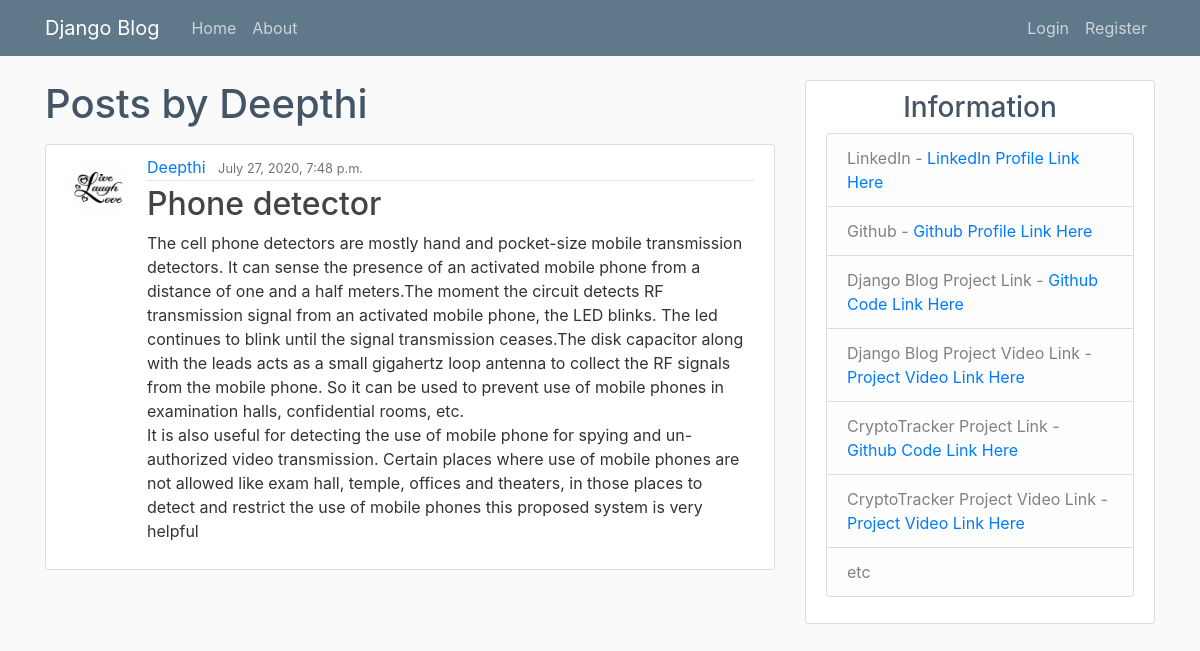
The page /user/Deepthi on the database its author committed.
### blog/models.py (models this page shows, shortened)
class Post(models.Model):
    title = models.CharField(max_length=100)
    content = models.TextField()
    date_posted = models.DateTimeField(default=datetime.datetime.now)
    author = models.ForeignKey(User, on_delete=models.CASCADE)
    class Meta:
        ordering = ['date_posted']

### users/models.py (models this page shows, shortened)
class Profile(models.Model):
    user = models.OneToOneField(User, on_delete=models.CASCADE)
    image = models.ImageField(default='media/default.jpg', upload_to='media/profile_pics/')
    '''def save(self, *args, **kwargs):  #for large image size
        super().save(*args, **kwargs)

        #img = Image.open(self.image.path)
        img = Image.open(storage.open(self.image.name))
        if img.height > 300 or img.width > 300:
            output_size = (300, 300)
            img.thumbnail(output_size)
            img.save(self.image.name)/'''

### blog/views.py (the view)
# urls.py: path('user/<str:username>', UserPostListView.as_view(), name='user-posts'),
class UserPostListView(ListView):    #home list view
    model = Post
    template_name = 'blog/user_posts.html'  # <app>/<model>_<viewtype>.html
    context_object_name = 'posts'
    def get_queryset(self):
        user = get_object_or_404(User, username=self.kwargs.get('username'))
        return Post.objects.filter(author=user).order_by('-date_posted')

### blog/templates/blog/user_posts.html
{% extends "blog/base.html" %}
{% block content %}
    <h1 class="mb-3">Posts by {{ view.kwargs.username }} </h1>
    {% for post in posts %}
        <article class="media content-section">
            <img class="rounded-circle article-img" src="{{ post.author.profile.image.url }}">
          <div class="media-body">
            <div class="article-metadata">
              <a class="mr-2" href="{% url 'user-posts' post.author.username %}">{{ post.author }}</a>
                <small class="text-muted">{{ post.date_posted}}</small>
            </div>
            <h2><a class="article-title" href="{% url 'post-detail' post.id %}">{{ post.title }}</a></h2>
            <p class="article-content">{{ post.content }}</p>
          </div>
        </article>
    {% endfor %}
{% endblock content %}

### blog/static/main.css (style rules this page uses)
body { background: #fafafa; color: #333333; margin-top: 5rem; }
h1, h2, h3, h4, h5, h6 { color: #445566; }
.content-section { background: #ffffff; padding: 10px 20px; border: 1px solid #dddddd; border-radius: 3px; margin-bottom: 20px; }
.article-title { color: #444444; }
.article-content { white-space: pre-line; }
.article-img { height: 65px; width: 65px; margin-right: 16px; }
.article-metadata { padding-bottom: 1px; margin-bottom: 4px; border-bottom: 1px solid #e3e3e3 }

### rows shown on the page
Post: author.profile.image (picture), author "Deepthi", date_posted "July 27, 2020, 7:48 p.m.", title "Phone detector", content "The cell phone detectors are mostly hand and pocket-size mobile transmission detectors. It can sense the presence of an activated mobile phone from a distance of one and a half meters.The moment the circuit detects RF transmission signal from an activated mobile phone, the LED blinks. The led continues to blink until the signal transmission ceases.The disk capacitor along with the leads acts as a small gigahertz loop antenna to collect the RF signals from the mobile phone. So it can be used to prevent use of mobile phones in examination halls, confidential rooms, etc. It is also useful for detecting the use of mobile phone for spying and un-authorized video transmission. Certain places…"

### other values the page prints
{{ view.kwargs.username }} "Deepthi"
